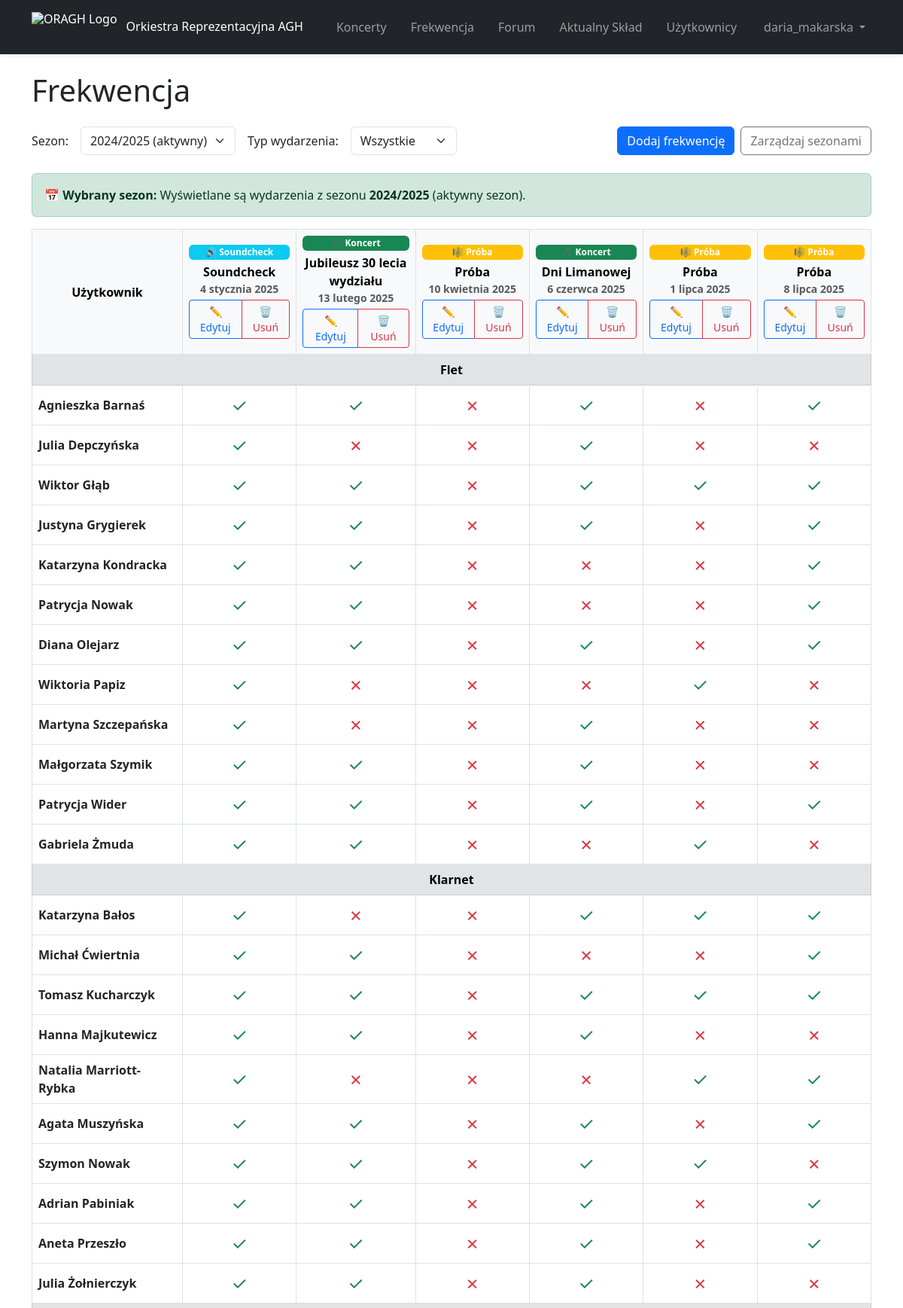
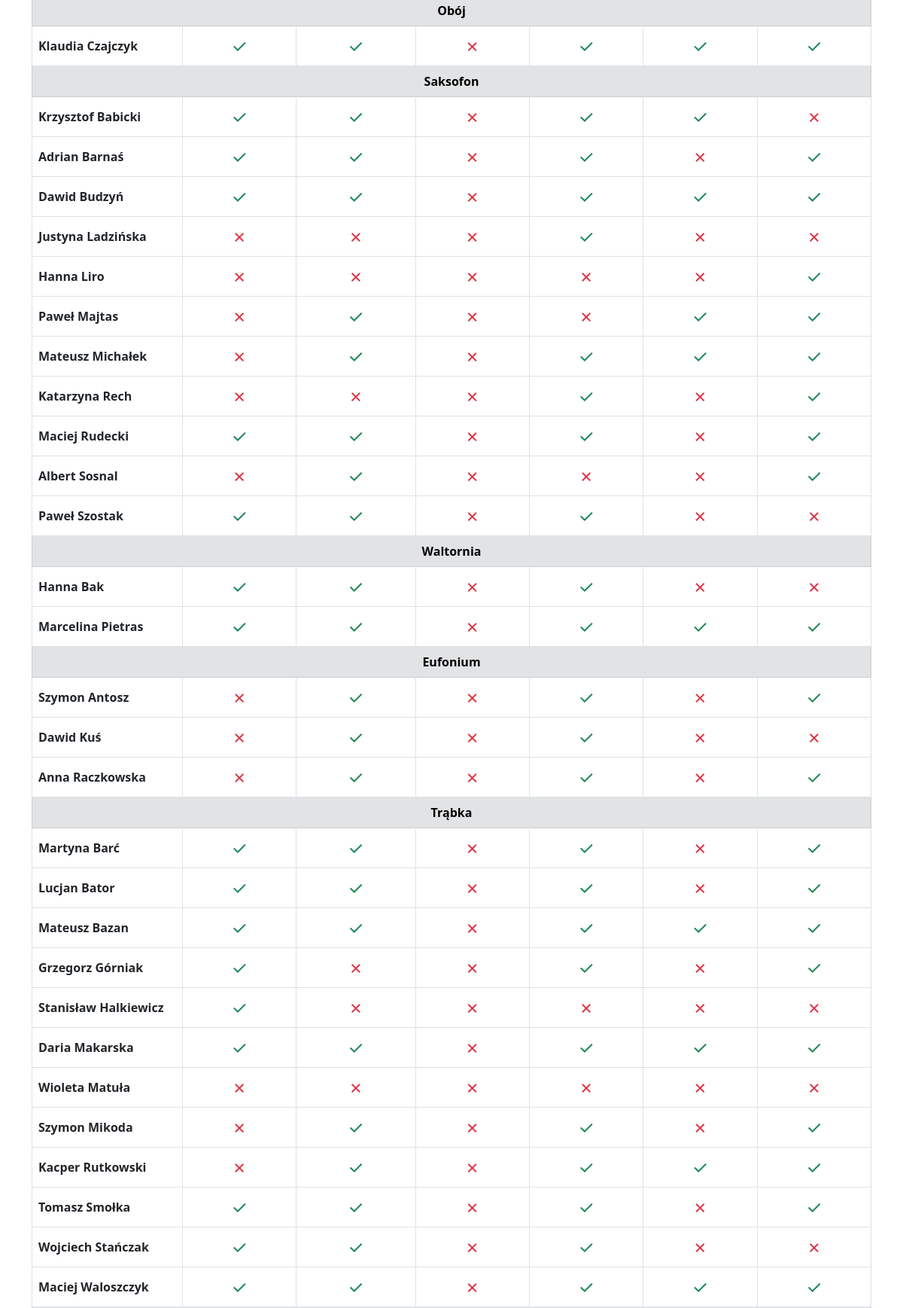
/attendance/ (signed in, upper part), run on the app's committed database (2 pictures, top to bottom).
### attendance/models.py (models this page shows, shortened)
class Season(models.Model):
    name = models.CharField(max_length=20, unique=True, help_text="e.g., 2024/2025")
    start_date = models.DateField(help_text="Start date of the season")
    end_date = models.DateField(help_text="End date of the season")
    is_active = models.BooleanField(default=True, help_text="Whether this season is currently active")
    created_at = models.DateTimeField(auto_now_add=True)
    class Meta:
        ordering = ['-start_date']  # Most recent season first
        permissions = [
            ('manage_seasons', 'Can manage seasons'),
        ]
    @classmethod
    def get_current_season(cls):
        from django.utils import timezone
        today = timezone.now().date()
        current_season = cls.objects.filter(
            start_date__lte=today,
            end_date__gte=today,
            is_active=True
        ).first()
        if current_season:
            return current_season
        return cls.objects.filter(is_active=True).first()

class Event(models.Model):
    EVENT_TYPES = [
        ('concert', 'Koncert'),
        ('rehearsal', 'Próba'),
        ('soundcheck', 'Soundcheck'),
    ]
    name = models.CharField(max_length=255)
    date = models.DateField()
    type = models.CharField(max_length=20, choices=EVENT_TYPES)
    season = models.ForeignKey(Season, on_delete=models.CASCADE, related_name='events', null=True, blank=True)

### attendance/views.py (the view)
# urls.py: path('', views.attendance_view, name='attendance'),
@login_required
def attendance_view(request):
    event_type = request.GET.get('event_type', 'all')
    season_id = request.GET.get('season', '')
    musicians = MusicianProfile.objects.select_related('user').filter(active=True)
    seasons = Season.objects.all().order_by('-start_date')
    current_season = Season.get_current_season()
    if not season_id:
        if current_season:
            season_id = str(current_season.id)
        elif seasons.exists():
            season_id = str(seasons.first().id)
        else:
            season_id = None
    events_query = Event.objects.select_related('season')
    if season_id and seasons.exists():
        try:
            season_id_int = int(season_id)
            events_query = events_query.filter(season_id=season_id_int)
        except (ValueError, TypeError):
            if current_season:
                season_id = str(current_season.id)
                events_query = events_query.filter(season_id=current_season.id)
            elif seasons.exists():
                season_id = str(seasons.first().id)
                events_query = events_query.filter(season_id=seasons.first().id)
    if event_type == 'all':
        events = events_query.order_by('date')
    else:
        events = events_query.filter(type=event_type).order_by('date')
    attendances = Attendance.objects.select_related('event').all()
    attendance_lookup = {}
    for attendance in attendances:
        key = f"{attendance.user_id}_{attendance.event_id}"
        attendance_lookup[key] = attendance
    section_names = [choice[1] for choice in INSTRUMENT_CHOICES]
    sections = {name: [] for name in section_names}
    section_map = {name.lower(): name for name in section_names}
    for musician in musicians:
        instrument = (musician.instrument or '').strip().lower()
        section = section_map.get(instrument, "Inne")
        sections[section].append(musician)
    sectioned_attendance_grid = []
    for section_name, section_musicians in sections.items():
        if not section_musicians:  # Skip empty sections
            continue
        section_data = {
            'section_name': section_name,
            'user_rows': []
        }
        for musician in section_musicians:
            user = musician.user
            user_row = {
                'user': user,
                'attendances': []
            }
            for event in events:
                key = f"{user.id}_{event.id}"
                attendance = attendance_lookup.get(key)
                user_row['attendances'].append({
                    'event': event,
                    'attendance': attendance,
                    'present': attendance.present if attendance else None
                })
            section_data['user_rows'].append(user_row)
        sectioned_attendance_grid.append(section_data)
    can_check = request.user.has_perm('attendance.add_attendance')
    can_delete = request.user.has_perm('attendance.delete_attendance')
    can_manage_seasons = request.user.has_perm('attendance.manage_seasons')
    selected_season = None
    if season_id:
        try:
            selected_season = Season.objects.get(id=int(season_id))
        except (Season.DoesNotExist, ValueError):
            if current_season:
                selected_season = current_season
                season_id = str(current_season.id)
            elif seasons.exists():
                selected_season = seasons.first()
                season_id = str(seasons.first().id)
    context = {
        'events': events,
        'sectioned_attendance_grid': sectioned_attendance_grid,
        'event_type': event_type,
        'seasons': seasons,
        'selected_season_id': season_id,
        'selected_season': selected_season,
        'current_season': current_season,
        'can_check': can_check,
        'can_delete': can_delete,
        'can_manage_seasons': can_manage_seasons,
    }
    return render(request, 'view_attendance.jinja', context)

### attendance/templates/view_attendance.jinja (shortened to what this page needs)
{% extends "base.jinja" %}
{% block page_title %}Frekwencja{% endblock %}
{% block content %}
<form method="get" class="mb-3">
  <div class="row g-3 align-items-center mb-4">
    <div class="col-12 col-lg-auto">
      <label for="season" class="col-form-label">Sezon:</label>
    </div>
    <div class="col-12 col-lg-auto">
      <select name="season" id="season" class="form-select" onchange="this.form.submit()">
        {% if seasons %}
          {% for season in seasons %}
            <option value="{{ season.id }}" {% if season == selected_season %}selected{% endif %}>
              {{ season.name }}
              {% if season == current_season %}(aktywny){% endif %}
            </option>
          {% endfor %}
        {% else %}
          <option value="" disabled selected>Brak sezonów</option>
        {% endif %}
      </select>
    </div>
    <div class="col-12 col-lg-auto">
      <label for="event_type" class="col-form-label">Typ wydarzenia:</label>
    </div>
    <div class="col-12 col-lg-auto">
      <select name="event_type" id="event_type" class="form-select" onchange="this.form.submit()">
        <option value="all" {% if event_type == 'all' %}selected{% endif %}>Wszystkie</option>
      </select>
    </div>
    <div class="col-12 col-lg-auto ms-lg-auto">
      <div class="d-flex gap-2">
        {% if can_check %}
          <a href="{% url 'add_attendance' %}?event_type={{ event_type }}" class="btn btn-primary">Dodaj frekwencję</a>
        {% endif %}
        {% if can_manage_seasons %}
          <a href="{% url 'manage_seasons' %}" class="btn btn-outline-secondary">Zarządzaj sezonami</a>
        {% endif %}
      </div>
    </div>
  </div>
</form>
{% if selected_season %}
  <div class="alert alert-success mb-3">
    <strong>📅 Wybrany sezon:</strong> Wyświetlane są wydarzenia z sezonu <strong>{{ selected_season.name }}</strong>
    {% if selected_season == current_season %} (aktywny sezon){% endif %}.
  </div>
{% endif %}
<div class="table-responsive">
  <table class="table table-bordered align-middle">
    <thead class="table-light">
      <tr>
        <th scope="col" class="text-center align-middle user-column">Użytkownik</th>
        {% for event in events %}
          <th scope="col" class="text-center align-middle">
            <div class="d-flex flex-column justify-content-center">
              {% if event.type == 'concert' %}
                <span class="badge bg-success mb-1">🎵 Koncert</span>
              {% elif event.type == 'rehearsal' %}
                <span class="badge bg-warning mb-1">🎼 Próba</span>
              {% elif event.type == 'soundcheck' %}
                <span class="badge bg-info mb-1">🔊 Soundcheck</span>
              {% else %}
                <span class="badge bg-secondary mb-1">{{ event.type|title }}</span>
              {% endif %}
              <span class="fw-bold">{{ event.name }}</span>
              <small class="text-muted">{{ event.date }}</small>
              {% if can_check or can_delete %}
                <div class="btn-group mt-1" role="group">
                  {% if can_check %}
                    <a href="{% url 'edit_attendance' event.id %}" class="btn btn-sm btn-outline-primary"
                       title="Edytuj wydarzenie">
                      ✏️ Edytuj
                    </a>
                  {% endif %}
                  {% if can_delete %}
                    <a href="{% url 'delete_attendance' event.id %}" class="btn btn-sm btn-outline-danger"
                       title="Usuń wydarzenie">
                      🗑️ Usuń
                    </a>
                  {% endif %}
                </div>
              {% endif %}
            </div>
          </th>
        {% endfor %}
      </tr>
    </thead>
    <tbody>
      {% for section in sectioned_attendance_grid %}
        {% if section.user_rows %}
          <tr class="table-secondary">
            <td colspan="{{ events|length|add:'1' }}" class="fw-bold text-center">
              {{ section.section_name }}
            </td>
          </tr>
          {% for user_row in section.user_rows %}
            <tr>
              <td class="fw-semibold text-start">{{ user_row.user.first_name }} {{ user_row.user.last_name }}</td>
              {% for attendance_data in user_row.attendances %}
                <td class="text-center">
                  {% if attendance_data.present %}
                    <span class="text-success fs-4">&#10003;</span>
                  {% elif attendance_data.present == False %}
                    <span class="text-danger fs-4">&#10007;</span>
                  {% else %}
                    <span class="text-muted">-</span>
                  {% endif %}
                </td>
              {% endfor %}
            </tr>
          {% endfor %}
        {% endif %}
      {% empty %}
        <tr>
          <td colspan="{{ events|length|add:'1' }}" class="text-center">Brak użytkowników.</td>
        </tr>
      {% endfor %}
    </tbody>
  </table>
</div>
{% endblock %}

### main/templates/base.jinja (shortened to what this page needs)
<!DOCTYPE html>
<html lang="en">
  <head>
    <link href="https://cdn.jsdelivr.net/npm/bootstrap@5.3.0/dist/css/bootstrap.min.css" rel="stylesheet">
    <link rel="stylesheet" href="https://cdnjs.cloudflare.com/ajax/libs/font-awesome/6.4.0/css/all.min.css">
  </head>
  <body>
    <nav class="navbar navbar-expand-lg navbar-dark bg-dark">
      <div class="container">
        <a class="navbar-brand d-flex align-items-center" href="/">
          <img src="/media/general/Logo_ORAGH_footer-e1739129105993.png" alt="ORAGH Logo" style="height: 40px; margin-right: 12px;">
          <span>Orkiestra Reprezentacyjna AGH</span>
        </a>
        <div class="collapse navbar-collapse" id="navbar">
          {% if user.is_authenticated %}
            <ul class="navbar-nav mx-auto my-2 my-lg-0 gap-0 gap-lg-3">
              <li class="nav-item">
                <a class="nav-link" href="/concerts">Koncerty</a>
              </li>
              <li class="nav-item">
                <a class="nav-link" href="/attendance">Frekwencja</a>
              </li>
              <li class="nav-item">
                <a class="nav-link" href="/forum">Forum</a>
              </li>
              <li class="nav-item">
                <a class="nav-link" href="/band/">Aktualny Skład</a>
              </li>
              <li class="nav-item">
                <a class="nav-link" href="/profiles/">Użytkownicy</a>
              </li>
            </ul>
            <ul class="navbar-nav mb-2 mb-lg-0">
              <li class="nav-item dropdown">
                <a class="nav-link dropdown-toggle d-flex align-items-center" href="#" id="userDropdown" role="button" data-bs-toggle="dropdown" aria-expanded="false">
                  {{ user.username }}
                </a>
              </li>
            </ul>
          {% else %}
            <ul class="navbar-nav ms-auto mb-2 mb-lg-0">
              <li class="nav-item">
                <a class="nav-link" href="/register">Rejestracja</a>
              </li>
            </ul>
          {% endif %}
        </div>
      </div>
    </nav>
    <div class="container my-4">
    {% block page_header %}
      <div class="row justify-content-between align-items-center mb-4">
          <h1 class="col-12 mb-0">
            {% block page_title %}{% endblock %}
          </h1>
      </div>
    {% endblock %}
    {% block content %}{% endblock %}
    </div>
  </body>
</html>

### main/templates/base.jinja (style rules this page uses)
.navbar { position: sticky !important; top: 0; z-index: 1020; box-shadow: 0 2px 4px rgba(0,0,0,.1); }
body { padding-top: 0; }
.navbar-brand { font-size: 1rem; font-weight: 500; display: flex !important; align-items: center !important; line-height: 1.2; padding: 0.5rem 0; }
.navbar-brand span { white-space: nowrap; transition: all 0.3s ease; }
.navbar-brand img { transition: all 0.3s ease; }
.navbar-collapse { align-items: center; }
.navbar-nav { align-items: center; gap: 0.5rem; }
.navbar-nav .nav-link { padding: 0.5rem 1rem; border-radius: 0.375rem; transition: all 0.3s ease; font-weight: 500; }
.dropdown-toggle::after { margin-left: 0.5rem; transition: transform 0.3s ease; }
.container.my-4 { margin-top: 1.5rem !important; margin-bottom: 1.5rem !important; }

### attendance/templates/view_attendance.jinja (style rules this page uses)
.user-column { width: 200px; min-width: 200px; max-width: 200px; }
.table td:first-child { width: 200px; min-width: 200px; max-width: 200px; }
.table th:not(.user-column) { min-width: 120px; max-width: 180px; }
.table th .d-flex { min-height: 80px; }

### data on the page
Season: name "2024/2025"
Event: type "🔊 Soundcheck", name "Soundcheck", date "4 stycznia 2025"
Event: type "🎵 Koncert", name "Jubileusz 30 lecia wydziału", date "13 lutego 2025"
Event: type "🎼 Próba", name "Próba", date "10 kwietnia 2025"
Event: type "🎵 Koncert", name "Dni Limanowej", date "6 czerwca 2025"
Event: type "🎼 Próba", name "Próba", date "1 lipca 2025"
Event: type "🎼 Próba", name "Próba", date "8 lipca 2025"

### other printed values
{{ user.username }} "daria_makarska"
{{ section.section_name }} "Flet" "Klarnet" "Obój" "Saksofon" "Waltornia" "Eufonium" "Trąbka"
{{ user_row.user.first_name }} "Agnieszka"
{{ user_row.user.last_name }} "Barnaś"
{{ user_row.user.first_name }} "Julia"
{{ user_row.user.last_name }} "Depczyńska"
{{ user_row.user.first_name }} "Wiktor"
{{ user_row.user.last_name }} "Głąb"
{{ user_row.user.first_name }} "Justyna"
{{ user_row.user.last_name }} "Grygierek"
{{ user_row.user.first_name }} "Katarzyna"
{{ user_row.user.last_name }} "Kondracka"
{{ user_row.user.first_name }} "Patrycja"
{{ user_row.user.last_name }} "Nowak"
{{ user_row.user.first_name }} "Diana"
